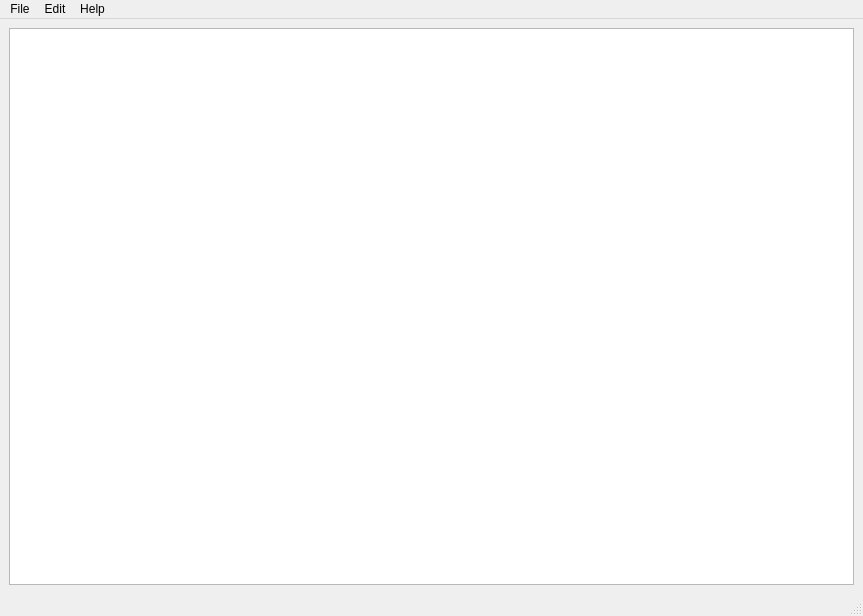
<?xml version="1.0" encoding="UTF-8"?>
<ui version="4.0">
 <class>MainWindow</class>
 <widget class="QMainWindow" name="MainWindow">
  <property name="geometry">
   <rect>
    <x>0</x>
    <y>0</y>
    <width>863</width>
    <height>616</height>
   </rect>
  </property>
  <property name="windowTitle">
   <string>MainWindow</string>
  </property>
  <widget class="QWidget" name="centralwidget">
   <layout class="QGridLayout" name="gridLayout">
    <item row="0" column="0">
     <widget class="QPlainTextEdit" name="mainArea"/>
    </item>
   </layout>
  </widget>
  <widget class="QMenuBar" name="menubar">
   <property name="geometry">
    <rect>
     <x>0</x>
     <y>0</y>
     <width>863</width>
     <height>24</height>
    </rect>
   </property>
   <widget class="QMenu" name="menuFile">
    <property name="title">
     <string>File</string>
    </property>
    <addaction name="actionOpen"/>
    <addaction name="actionSave"/>
    <addaction name="separator"/>
    <addaction name="actionClose"/>
   </widget>
   <widget class="QMenu" name="menuEdit">
    <property name="title">
     <string>Edit</string>
    </property>
    <addaction name="actionCopy"/>
    <addaction name="actionPaste"/>
   </widget>
   <widget class="QMenu" name="menuHelp">
    <property name="title">
     <string>Help</string>
    </property>
    <addaction name="actionAbout"/>
   </widget>
   <addaction name="menuFile"/>
   <addaction name="menuEdit"/>
   <addaction name="menuHelp"/>
  </widget>
  <widget class="QStatusBar" name="statusbar"/>
  <action name="actionOpen">
   <property name="text">
    <string>Open</string>
   </property>
  </action>
  <action name="actionSave">
   <property name="text">
    <string>Save</string>
   </property>
  </action>
  <action name="actionClose">
   <property name="text">
    <string>Close</string>
   </property>
  </action>
  <action name="actionCopy">
   <property name="text">
    <string>Copy</string>
   </property>
  </action>
  <action name="actionPaste">
   <property name="text">
    <string>Paste</string>
   </property>
  </action>
  <action name="actionAbout">
   <property name="text">
    <string>About</string>
   </property>
  </action>
 </widget>
 <resources/>
 <connections/>
</ui>
